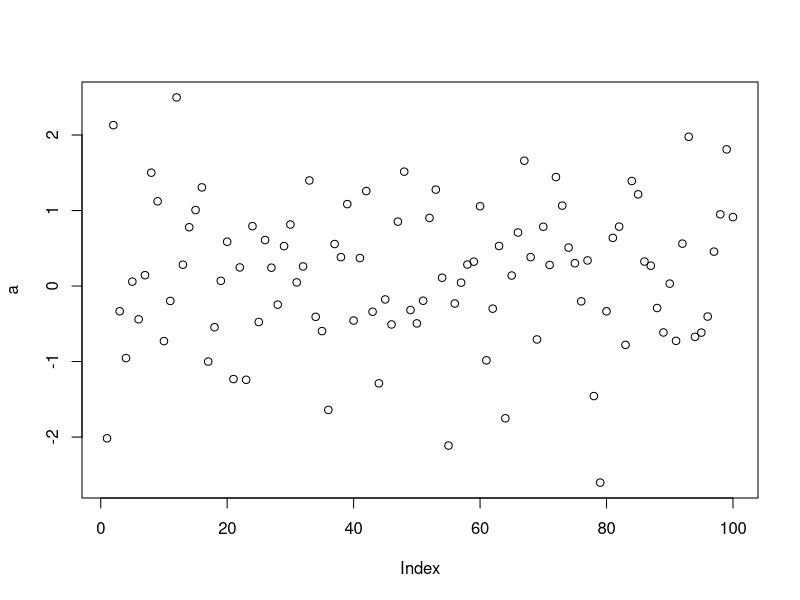

R code for this plot:
## ---- chunk 1
knitr::opts_chunk$set(echo = TRUE)
##library(tidyverse) # Wickham的数据整理的整套工具
pdf.options(height=10/2.54, width=10/2.54, family="GB1") # 注意：此设置要放在最后
## ---- chunk 2
a <- rnorm(100)
plot(a)
